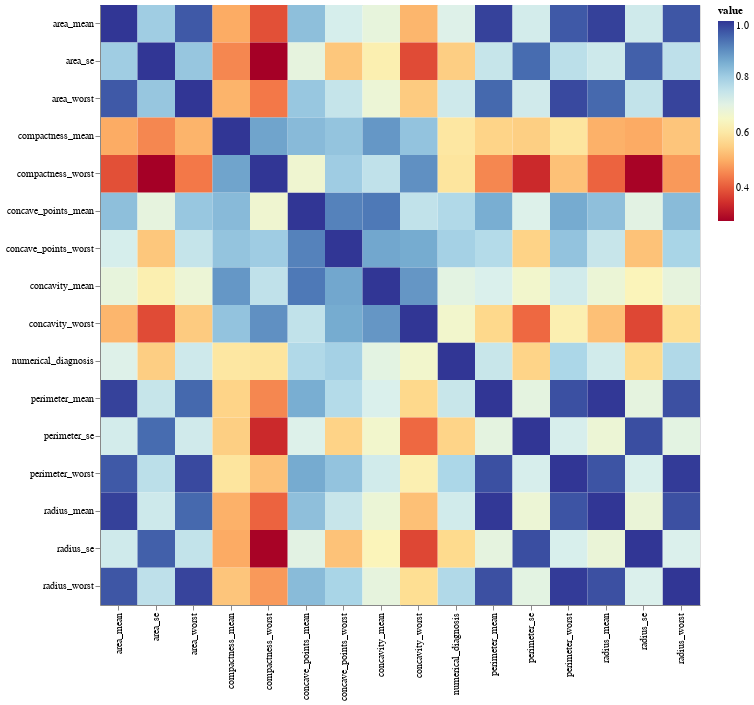

Notebook cell for this chart:
### Markdown cell above
# Create a correlation matrix with the top 15 highly correlated features

### Code cell
corr = df_corr_top_15.corr()
alt.Chart(corr.unstack().reset_index(name='value')).mark_rect().encode(
    alt.X('level_0:O', title=None),
    alt.Y('level_1:O', title=None),
    alt.Color('value:Q', scale=alt.Scale(scheme='redyellowblue'))
).properties(
    width=600, height=600
    )

### Figure 1 — Vega-Lite specification as saved in the notebook (floating-point values rounded to 4 significant figures; data arrays with more than 128 entries replaced by an {"elided": "..."} marker saying what was removed)
{"config": {"view": {"continuousWidth": 400, "continuousHeight": 300}}, "data": {"name": "data-5fc8b4edc4b7e75a001d943757aa1627"}, "mark": "rect", "encoding": {"color": {"field": "value", "scale": {"scheme": "redyellowblue"}, "type": "quantitative"}, "x": {"field": "level_0", "title": null, "type": "ordinal"}, "y": {"field": "level_1", "title": null, "type": "ordinal"}}, "height": 600, "width": 600, "$schema": "https://vega.github.io/schema/vega-lite/v4.17.0.json", "datasets": {"data-5fc8b4edc4b7e75a001d943757aa1627": {"elided": "256 records"}}}
